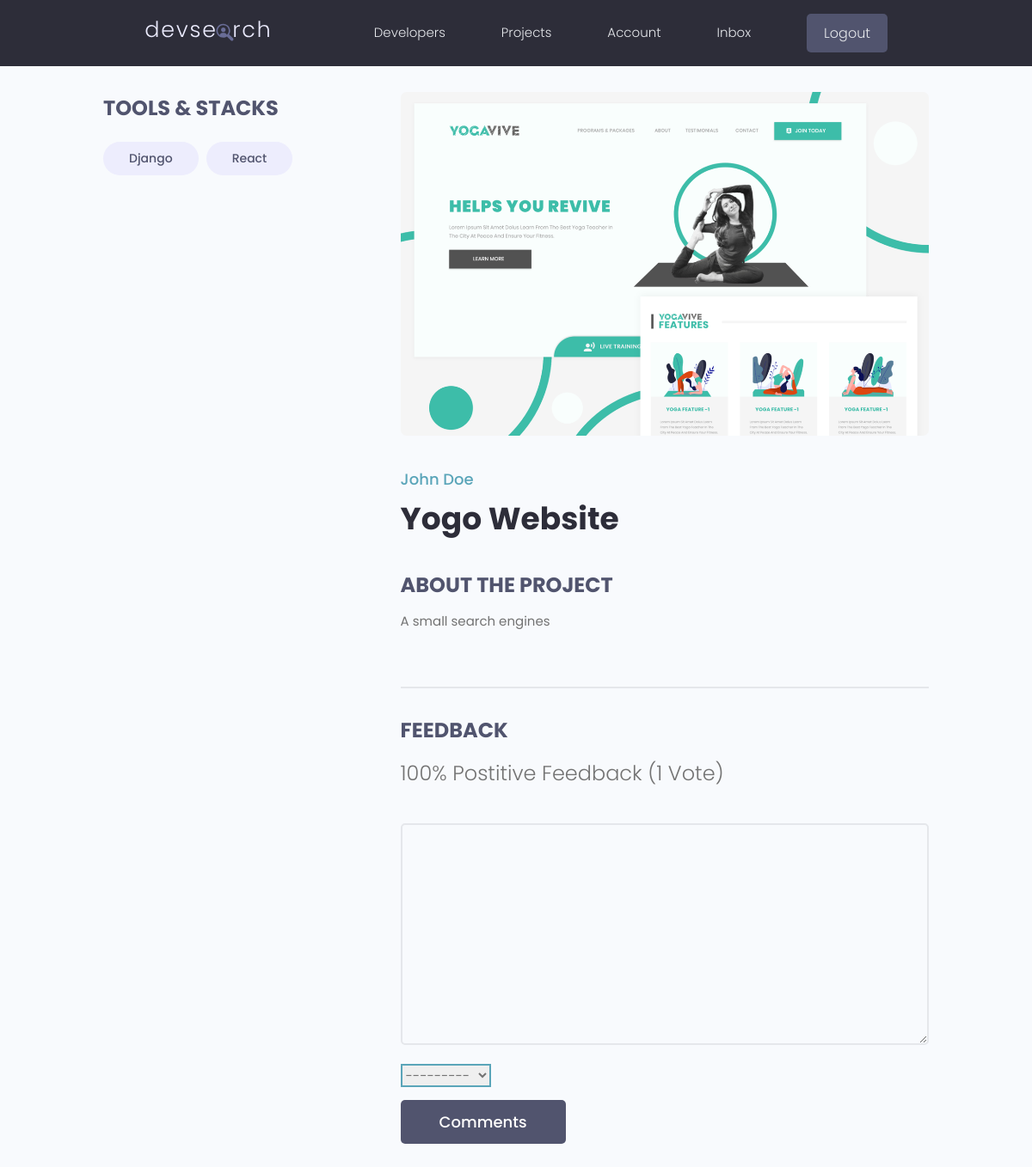
The page /projects/project/a7460364-f126-4101-9e60-bda7913f66c0 (signed in) on the database its author committed.
### projects/models.py (models this page shows, shortened)
class Tag(models.Model):
    name=models.CharField(max_length=100)
    created=models.DateTimeField(auto_now_add=True)
    id=models.UUIDField(default=uuid.uuid4,primary_key=True,unique=True,editable=False)
    def __str__(self):
        return self.name

class Project(models.Model):
    owner=models.ForeignKey(Profile,null=True,blank=True,on_delete=SET_NULL)
    title=models.CharField(max_length=200)
    description=models.TextField(null=True,blank=True)
    demo_link=models.CharField(max_length=2000,null=True,blank=True)
    source_link=models.CharField(max_length=2000,null=True,blank=True)
    featured_image=models.ImageField(null=True,blank=True,default='default.jpg')
    tags=models.ManyToManyField('Tag',blank=True)
    votes_total=models.IntegerField(default=0,null=True,blank=True)
    votes_ratio=models.IntegerField(default=0,null=True,blank=True)
    created=models.DateTimeField(auto_now_add=True)
    id=models.UUIDField(default=uuid.uuid4,primary_key=True,unique=True,editable=False)
    class Meta:
        ordering=['-votes_ratio','-votes_total','title']
    @property
    def reviewers(self):
       return self.review_set.all().values_list("owner__id",flat=True)

class Review(models.Model):
    VOTE_TYPE=(
        ('up','Up Vote'),
        ('down','Down Vote')
    )
    owner=models.ForeignKey(Profile,null=True,blank=True,on_delete=models.CASCADE)
    project=models.ForeignKey(Project,on_delete=models.CASCADE)
    body=models.TextField(null=True,blank=True)
    value=models.CharField(max_length=200,choices=VOTE_TYPE)
    created=models.DateTimeField(auto_now_add=True)
    id=models.UUIDField(default=uuid.uuid4,primary_key=True,unique=True,editable=False)
    class Meta:
        unique_together=[['owner','project']]

### users/models.py (models this page shows, shortened)
class Profile(models.Model):
    user=models.OneToOneField(User,on_delete=models.CASCADE,null=True,blank=True)
    name=models.CharField(max_length=200,null=True,blank=True)
    email=models.EmailField(max_length=200,null=True,blank=True)
    username=models.CharField(max_length=200,blank=True,null=True)
    location=models.CharField(max_length=200,blank=True,null=True)
    short_intro=models.CharField(max_length=200,null=True,blank=True)
    bio=models.TextField(blank=True,null=True)
    profile_image=models.ImageField(blank=True,null=True,upload_to='profiles/',default='profiles/user-default.png')
    social_github=models.CharField(max_length=200,null=True,blank=True)
    social_twitter=models.CharField(max_length=200,null=True,blank=True)
    social_linkedin=models.CharField(max_length=200,null=True,blank=True)
    social_youtube=models.CharField(max_length=200,null=True,blank=True)
    social_website=models.CharField(max_length=200,null=True,blank=True)
    created=models.DateTimeField(auto_now_add=True)
    id=models.UUIDField(editable=False,primary_key=True,default=uuid.uuid4,unique=True)

### projects/views.py (the view, shortened to what this page needs)
# urls.py: path('project/<str:pk>',views.project,name="project"),
def project(request,pk):
    projectobj=Project.objects.get(id=pk)
    tags=projectobj.tags.all()
    reviews=projectobj.review_set.all()
    form=ReviewForm()
    print(projectobj.reviewers)
    context={'project':projectobj,'tags':tags,'reviews':reviews,'form':form}
    return render(request,'projects/single-project.html',context)

### projects/forms.py
class ReviewForm(ModelForm):
    class Meta:
        model = Review
        fields=['body','value']
        labels={
            'value':'place you vote',
            'body':'Add a comment with your vote'
        }
    def __init__(self,*args,**kwargs):
        super(ReviewForm, self).__init__(*args,**kwargs)
        for name,field in self.fields.items():
            field.widget.attrs.update({'class':'input'})

### projects/templates/projects/single-project.html (shortened to what this page needs)
{% extends 'main.html' %}
{% block content %}
<main class="singleProject my-md">
    <div class="container">
      <div class="layout">
        <div class="column column--1of3">
          <h3 class="singleProject__subtitle">Tools & Stacks</h3>
          <div class="singleProject__toolStack">
            {% for tag in tags %}
            <span class="tag tag--pill tag--sub tag--lg">
                <small>{{tag}}</small>
            </span>
            {% endfor %}
          </div>
        </div>
        <div class="column column--2of3">
          <img class="singleProject__preview" src="{{project.featured_image.url}}" alt="portfolio thumbnail" />
          <a href="{% url 'user-profile' project.owner.id %}" class="singleProject__developer">{{project.owner.name}}</a>
          <h2 class="singleProject__title">{{project.title}}</h2>
          <h3 class="singleProject__subtitle">About the Project</h3>
          <div class="singleProject__info">
            {{project.description}}
            <br />
            <br />
          </div>
          <div class="comments">
            <h3 class="singleProject__subtitle">Feedback</h3>
            <h5 class="project--rating">
              {{project.votes_ratio}}% Postitive Feedback ({{project.votes_total}} Vote{{project.votes_total|pluralize:"s"}})
            </h5>
            {% if request.user.profile.id in project.reviewers %}
                <p>Already you have voted</p>
            {% elif request.user.profile == project.owner %}
                <p>Owners can't vote their own projects</p>
            {% elif request.user.is_authenticated%}
                <form class="form" action="{% url 'project' project.id %}" method="POST">
                  {% for field in form%}
                  <div class="form__field">
                    {{field}}
                  </div>
                  {% endfor %}
                  <input class="btn btn--sub btn--lg" type="submit" value="Comments" />
                </form>
            {% else %}
                <a href="{% url 'login'%}?next={{request.path}}">Please login to leave a review</a>
            {% endif %}
          </div>
        </div>
      </div>
    </div>
  </main>
{% endblock content%}

### static/styles/app.css (style rules this page uses)
:root { --color-sub: #2d2d39; }
.btn--sub { background-color: var(--color-sub-light); }
img { width: 100%; }
.singleProject .column--1of3 { order: 2; }
@media screen and (min-width: 1081px) { .singleProject .column--1of3 { order: 1; } }
@media screen and (min-width: 1081px) { .singleProject .column--2of3 { order: 2; } }
.singleProject__toolStack { margin-top: 2rem; margin-bottom: 4rem; }
.singleProject__preview { height: 50vh; object-fit: cover; object-position: top center; margin-bottom: 3rem; border-radius: 0.7rem; }
.singleProject__developer { font-size: 1.8rem; font-weight: 500; }
.singleProject__title { font-size: 3.6rem; font-weight: 700; color: var(--color-sub); margin-bottom: 3rem; }
.project--rating { margin-bottom: 1.6em; margin-top: .5em; }
.singleProject__subtitle { text-transform: uppercase; font-size: 2.4rem; font-weight: 700; color: var(--color-sub-light); margin-bottom: 1rem; }
.comments { margin-top: 4rem; padding-top: 3rem; border-top: 2px solid var(--color-light); }

### static/uikit/styles/modules/_variables.css (style rules this page uses)
:root { --color-main: #5aa5b9; --color-main-light: #e6faff; --color-sub: #3f4156; --color-sub-light: #51546e; --color-sub-lighter: #ededfd; --color-text: #737373; --color-gray: #8b8b8b; --color-light: #e5e7eb; --color-light-gray: #767676; --color-bg: #f8fafd; --color-white: #fffefd; --color-white-light: #f3f3f3; --color-success: #359e64; --color-success-bg: #def8e8; --color-error: #fc4b0b; --color-error-bg: #fff2ee; --font-base: 'Poppins', arial, helvetica, 'Segoe UI', roboto, ubuntu, sans-serif; --font-monospace: 'Fira Code', 'Courier New', courier, monospace; --font-regular: 300; --font-medium: 500; --font-bold: 700; --generic-shadow: 1px 1px 5px #00000010; --generic-transition: all 0.3s ease-in-out; }

### static/uikit/styles/modules/_base.css (style rules this page uses)
* { margin: 0; padding: 0; box-sizing: border-box; text-rendering: optimizeLegibility; color: inherit; font-size: inherit; }
html { font-size: 50%; }
@media only screen and (min-width: 480px) { html { font-size: 56.25%; } }
@media only screen and (min-width: 1200px) { html { font-size: 62.5%; } }
body { line-height: 1.6; font-weight: 400; font-size: 1.5rem; color: var(--color-text); background-color: var(--color-bg); min-height: 100vh; }

### static/uikit/styles/modules/_typography.css (style rules this page uses)
* { font-family: var(--font-base); }
h2 { font-size: 3.6rem; font-weight: var(--font-bold); }
h3 { font-size: 3.2rem; font-weight: var(--font-medium); }
h5 { font-size: 2.4rem; font-weight: var(--font-medium); }
h5, h6 { font-weight: var(--font-regular); }
p, span, strong { font-size: 1.6rem; color: var(--color-text); font-weight: var(--font-regular); }
a { padding-bottom: 2px; text-decoration: none; display: inline-block; color: var(--color-main); font-weight: var(--font-medium); }

### static/uikit/styles/modules/_utilities.css (style rules this page uses)
.container { width: 92%; max-width: 165rem; margin: 0 auto; box-sizing: border-box; }
@media screen and (min-width: 1000px) { .container { width: 90%; } }
@media screen and (min-width: 1200px) { .container { width: 80%; } }
.my-md { margin: 3rem auto; }

### static/uikit/styles/modules/_button.css (style rules this page uses)
.btn { display: inline-block; position: relative; cursor: pointer; background-color: var(--color-light); font-weight: var(--font-medium); color: var(--color-sub); text-decoration: none; padding: 1rem 2rem; border-radius: 0.5rem; border: none; width: -webkit-fit-content; width: -moz-fit-content; width: fit-content; height: -webkit-fit-content; height: -moz-fit-content; height: fit-content; font-size: 1.6rem; outline-width: 0; outline-color: transparent; -webkit-backface-visibility: hidden; backface-visibility: hidden; transition: all 0.3s ease-in-out; }
.btn--sub { background-color: var(--color-sub); color: var(--color-white); }
.btn--lg { font-size: 1.8rem; padding: 1.2rem 4.5rem; }

### static/uikit/styles/modules/_form.css (style rules this page uses)
.form { display: block; }
.form__field { margin-top: 1.5rem; margin-bottom: 1.5rem; }
input.input[type='text'], input.input[type='email'], input.input[type='password'], input.input[type='number'], textarea.input { min-width: 24rem; width: 100%; padding: 1.2rem 1.5rem; border-radius: 0.5rem; border: 2px solid var(--color-light); transition: all 0.3s ease-in-out; background-color: var(--color-bg); }
input.input[type='text']:focus, input.input[type='email']:focus, input.input[type='password']:focus, input.input[type='number']:focus, input.input[type='text']:active, input.input[type='email']:active, input.input[type='password']:active, input.input[type='number']:active, select.input, textarea.input:focus, textarea.input:active { outline: none; border: 2px solid var(--color-main); }

### rows shown on the page
Tag: name "Django"
Tag: name "React"
Project: featured_image (picture), owner.name "John Doe", title "Yogo Website", description "A small search engines", votes_ratio "100", votes_total "1"
